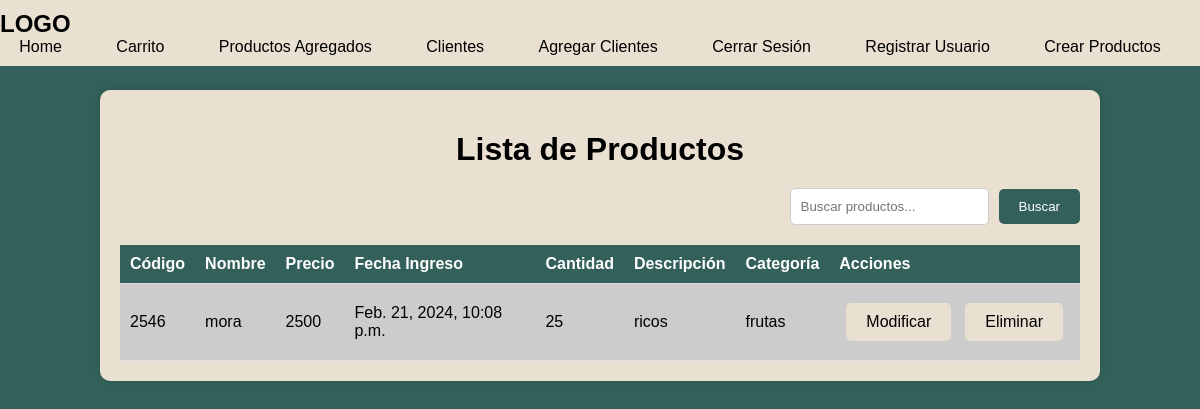
Screenshot of /productos/ (signed in) with the database file from the repository.
### tasks/models.py (models this page shows, shortened)
class Productos (models.Model):
    codigo_productos = models.CharField(max_length=10)
    nombre_productos = models.CharField(max_length=100)
    precio = models.DecimalField(max_digits=10, decimal_places=0)
    fecha_ingreso = models.DateTimeField(default=timezone.now)
    cantidad = models.PositiveIntegerField(null=True)
    descripcion = models.TextField(max_length=50)
    categoria = models.ForeignKey(Categorias,on_delete=models.CASCADE)

class Categorias(models.Model):
    nombre_categoria = models.CharField(max_length=50)
    descripcion_categoria = models.TextField(blank=True)
    fecha_de_creacion = models.DateTimeField(auto_now_add=True)
    def __str__(self):
        return self.nombre_categoria

### tasks/views.py (the view)
# urls.py: path('productos/', views.lista_productos, name='lista_productos'),
@login_required
def lista_productos(request):
    productos = Productos.objects.all()
    query = request.POST.get('q')
    if query:
        productos = productos.filter(nombre_productos__icontains=query)
    return render(request, 'lista_productos.html', {'productos': productos})

### tasks/templates/lista_productos.html (shortened to what this page needs)
{% extends 'base.html' %}
    {% block listis %}
    {% load static %}
    <link rel="stylesheet" href="{% static 'css/lista.css' %}">
    {% endblock %}
{% block content %}
<body>
    <div class="container">
        <h1>Lista de Productos</h1>
        <div class="search-container">
            <form method="POST" action="{% url 'lista_productos' %}">
                <input type="text" name="q" placeholder="Buscar productos...">
                <button type="submit">Buscar</button>
            </form>
        </div>
        <table>
            <thead>
                <tr>
                    <th>Código</th>
                    <th>Nombre</th>
                    <th>Precio</th>
                    <th>Fecha Ingreso</th>
                    <th>Cantidad</th>
                    <th>Descripción</th>
                    <th>Categoría</th>
                    <th>Acciones</th>
                </tr>
            </thead>
            <tbody>
                {% for producto in productos %}
                <tr class="nosoe">
                    <td>{{ producto.codigo_productos }}</td>
                    <td>{{ producto.nombre_productos }}</td>
                    <td>{{ producto.precio }}</td>
                    <td>{{ producto.fecha_ingreso }}</td>
                    <td>{{ producto.cantidad }}</td>
                    <td>{{ producto.descripcion }}</td>
                    <td>{{ producto.categoria }}</td>
                    <td class="actions">
                        <div class="center-button">
                            <div class="button-container">
                                <button><a href="{% url 'editar_producto' producto.id %}">Modificar</a></button>
                            </div>
                            <div class="button-container">
                                <button class="delete-btn"><a href="{% url 'borrar_produc' producto.id %}">Eliminar</a></button>
                            </div>
                        </div>
                    </td>
                </tr>
                {% endfor %}
            </tbody>
        </table>
    </div>
    <br>
    {% endblock %}

### tasks/static/css/base.css (style rules this page uses)
body { margin: 0; font-family: Arial, sans-serif; background-color: #f8f8f8; }

### tasks/static/css/lista.css (style rules this page uses)
body { font-family: Arial, sans-serif; background-color: #33605a; margin: 0; padding: 0; }
.container { width: 80%; margin: 0 auto; padding: 20px; margin-top: 2%; background-color: #e9e0d1; border-radius: 10px; box-shadow: 0 0 10px rgba(0, 0, 0, 0.1); }
table { width: 100%; border-collapse: collapse; margin-top: 20px; }
th, td { padding: 10px; text-align: left; border-bottom: 1px solid #ddd; }
th { background-color: #33605a; color: rgb(255, 255, 255); }
tr { background-color: #ccc; }
.actions { text-align: center; }
.center-button { display: flex; justify-content: center; align-items: center; }
.button-container { display: inline-block; margin: 5px; }
.button-container button { background-color: #e9e0d1; color: rgb(0, 0, 0); border: none; padding: 10px 20px; text-align: center; text-decoration: none; display: inline-block; font-size: 16px; margin: 4px 2px; cursor: pointer; border-radius: 5px; transition: background-color 0.3s; }
.button-container a { color: rgb(0, 0, 0); text-decoration: none; }
.button-container button.delete-btn { background-color: #e9e0d1; }
.button-container button { animation: scaleButton 0.3s ease-in-out; }
h1 { text-align: center; margin-bottom: 20px; }
.search-container { display: flex; align-items: center; justify-content: flex-end; margin-top: 20px; }
form { display: flex; align-items: center; }
input[type="text"] { padding: 10px; border-radius: 5px; border: 1px solid #ccc; margin-right: 10px; }
button[type="submit"] { padding: 10px 20px; border-radius: 5px; border: none; background-color: #33605a; color: white; cursor: pointer; transition: background-color 0.3s; }
button[type="submit"] { animation: scaleButton 0.3s ease-in-out; }

### rows the page displays
Productos: codigo_productos "2546", nombre_productos "mora", precio "2500", fecha_ingreso "Feb. 21, 2024, 10:08 p.m.", cantidad "25", descripcion "ricos", categoria "frutas"
